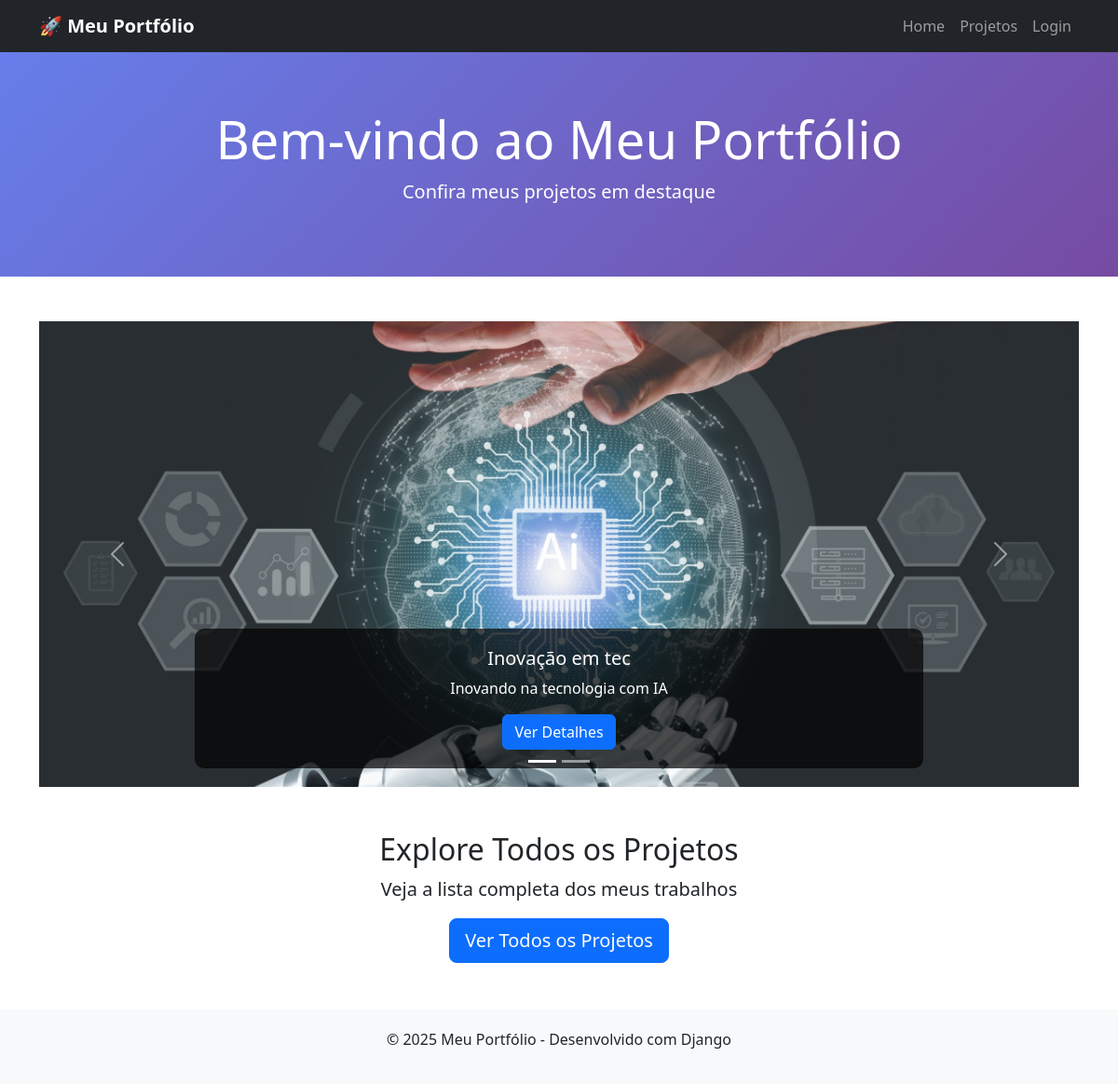
The page / on the database its author committed.
### projetos/models.py (models this page shows, shortened)
class Projeto(models.Model):
    titulo = models.CharField(max_length=200)
    descricao = models.TextField()
    categoria = models.ForeignKey(Categoria, on_delete=models.CASCADE, related_name='projetos')
    imagem = models.ImageField(upload_to='projetos/', blank=True, null=True)
    url_projeto = models.URLField(blank=True, null=True)
    destaque = models.BooleanField(default=False, help_text="Aparecerá no slider da home")
    data_criacao = models.DateField(auto_now_add=True)
    ativo = models.BooleanField(default=True)
    class Meta:
        ordering = ['-data_criacao'] #- SIGNIFICA ORDEM DECRESCENTE
        verbose_name_plural = "Projetos"

### projetos/views.py (the view)
# urls.py: 2. Add a URL to urlpatterns:  path('', views.home, name='home')
def home(request):
    projetos_destaque = Projeto.objects.filter(destaque=True, ativo=True)[:]
    return render(request, 'projetos/home.html', { 'projetos_destaque' : projetos_destaque})
    pass

### projetos/templates/projetos/home.html (shortened to what this page needs)
{% extends 'projetos/base.html' %}
{% block content %}
<section class="hero-section">
    <div class="container">
        <h1 class="display-4">Bem-vindo ao Meu Portfólio</h1>
        <p class="lead">Confira meus projetos em destaque</p>
    </div>
</section>
<div class="container mt-5">
    {% if projetos_destaque %}
    <div id="carouselProjetos" class="carousel slide" data-bs-ride="carousel">
        <div class="carousel-indicators">
            {% for projeto in projetos_destaque %}
            <button type="button" data-bs-target="#carouselProjetos" data-bs-slide-to="{{ forloop.counter0 }}"
                    {% if forloop.first %}class="active"{% endif %}></button>
            {% endfor %}
        </div>
        <div class="carousel-inner">
            {% for projeto in projetos_destaque %}
            <div class="carousel-item {% if forloop.first %}active{% endif %}">
                {% if projeto.imagem %}
                    <img src="{{ projeto.imagem.url }}" class="d-block w-100" alt="{{ projeto.titulo }}">
                {% else %}
                    <img src="https://via.placeholder.com/1200x500?text={{ projeto.titulo }}" class="d-block w-100" alt="{{ projeto.titulo }}">
                {% endif %}
                <div class="carousel-caption d-none d-md-block">
                    <h5>{{ projeto.titulo }}</h5>
                    <p>{{ projeto.descricao|truncatewords:20 }}</p>
                    <a href="{% url 'projetos:detalhes_projeto' projeto.id %}" class="btn btn-primary">Ver Detalhes</a>
                </div>
            </div>
            {% endfor %}
        </div>
        <button class="carousel-control-prev" type="button" data-bs-target="#carouselProjetos" data-bs-slide="prev">
            <span class="carousel-control-prev-icon"></span>
        </button>
        <button class="carousel-control-next" type="button" data-bs-target="#carouselProjetos" data-bs-slide="next">
            <span class="carousel-control-next-icon"></span>
        </button>
    </div>
    {% else %}
    <div class="alert alert-info text-center">
        <h4>Nenhum projeto em destaque no momento</h4>
        <p>Volte em breve para ver novidades!</p>
    </div>
    {% endif %}
</div>
<div class="container my-5 text-center">
    <h2>Explore Todos os Projetos</h2>
    <p class="lead">Veja a lista completa dos meus trabalhos</p>
    <a href="{% url 'projetos:lista_projetos' %}" class="btn btn-lg btn-primary">Ver Todos os Projetos</a>
</div>
{% endblock %}

### projetos/templates/projetos/base.html (style rules this page uses)
body { font-family: 'Segoe UI', Tahoma, Geneva, Verdana, sans-serif; }

### projetos/templates/projetos/home.html (style rules this page uses)
.carousel-item img { height: 500px; object-fit: cover; }
.carousel-caption { background-color: rgba(0, 0, 0, 0.7); padding: 20px; border-radius: 10px; }
.hero-section { padding: 60px 0; background: linear-gradient(135deg, #667eea 0%, #764ba2 100%); color: white; text-align: center; }

### rows shown on the page
Projeto: imagem (picture), titulo "Inovação em tec", descricao "Inovando na tecnologia com IA"
